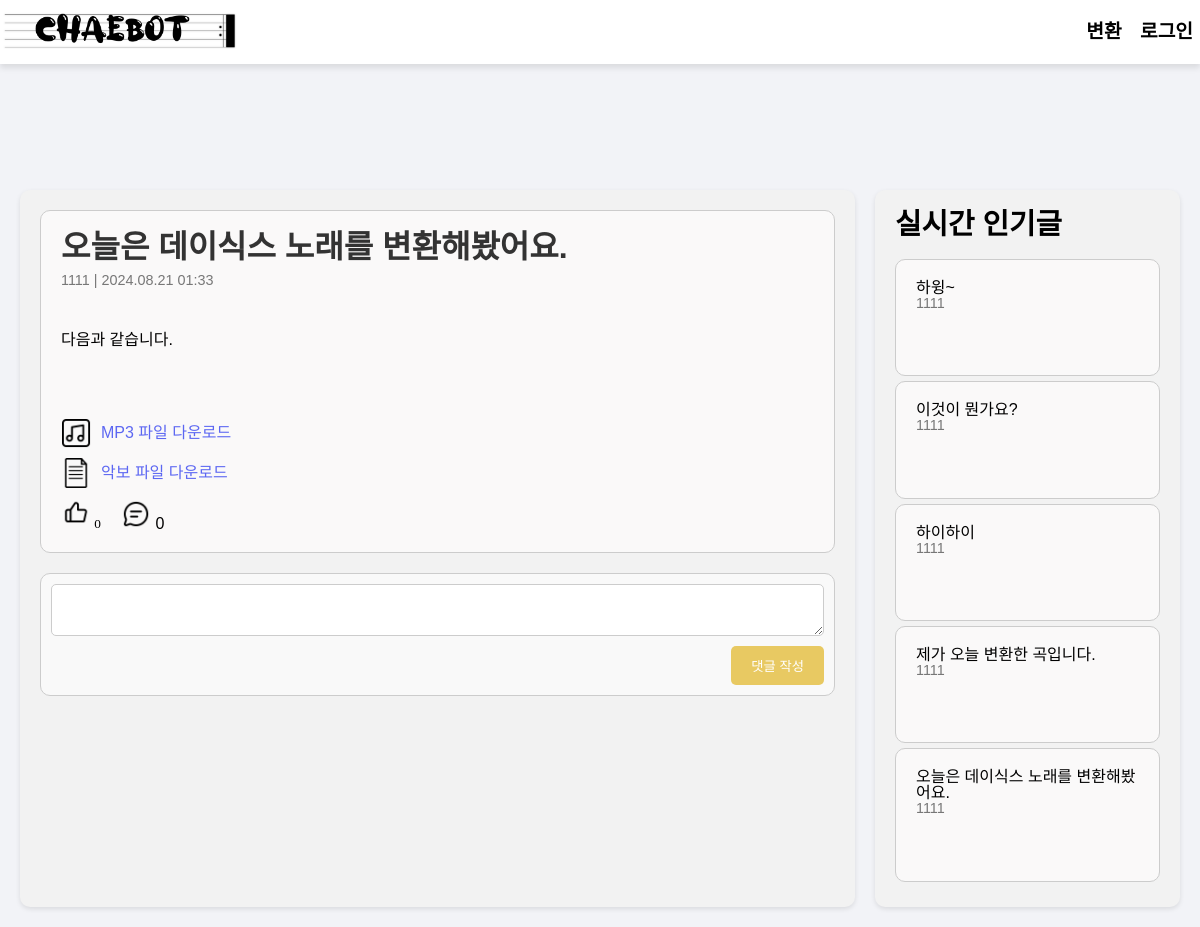
Screenshot of /post/7/ with the database file from the repository.
### myapp/models.py (models this page shows, shortened)
class Post(models.Model):
    author = models.ForeignKey(settings.AUTH_USER_MODEL, on_delete=models.CASCADE)
    title = models.CharField(max_length=200)
    content = models.TextField()
    genre = models.CharField(max_length=100)
    mp3_file = models.FileField(upload_to="mp3s/", blank=True, null=True)
    sheet_file = models.FileField(upload_to="sheets/", blank=True, null=True)
    created_at = models.DateTimeField(auto_now_add=True)
    likes = models.ManyToManyField(
        settings.AUTH_USER_MODEL, related_name="liked_posts", blank=True
    )
    def total_likes(self):
        return self.likes.count()

class CustomUser(AbstractUser):
    user_id = models.CharField(max_length=150, unique=True)
    email = models.EmailField(unique=True)
    age_group = models.CharField(max_length=10, blank=True, null=True)
    gender = models.CharField(max_length=10, blank=True, null=True)
    genres = models.CharField(max_length=255, blank=True, null=True)  # 새로운 필드 추가
    username = models.CharField(max_length=150)
    USERNAME_FIELD = "user_id"
    REQUIRED_FIELDS = ["email"]

### myapp/views.py (the view)
# urls.py: path("post/<int:post_id>/", v.post_detail, name="post_detail"),
def post_detail(request, post_id):
    post = get_object_or_404(Post, id=post_id)
    total_comments = post.comments.count()
    for comment in post.comments.all():
        total_comments += comment.replies.count()
    popular_posts = Post.objects.order_by("-likes")[:5]
    context = {
        "post": post,
        "total_comments": total_comments,
        "popular_posts": popular_posts,
    }
    return render(request, "post_detail.html", context)

### myapp/templates/post_detail.html (shortened to what this page needs)
<!DOCTYPE html>
<html lang="ko">
<head>
    {% load static %}
    <link rel="stylesheet" href="{% static 'css/reset.css' %}">
    <link rel="stylesheet" href="{% static 'css/style.css' %}">
</head>
<body>
    <nav class="navbar">
        <div class="navbar-logo">
            <a href="/"><img src="{% static 'img/logo.png' %}" alt="MP3 to Drum Sheet Converter"></a>
        </div>
        <div class="navbar-menu">
            <a href="{% url 'index' %}" class="active">변환</a>
            {% if user.is_authenticated %}
                <a href="{% url 'chaetting_view' %}" class="active">Chaetting</a>
                <a href="{% url 'logout' %}" class="active">로그아웃</a>
            {% else %}
                <a href="login" class="active" action="{% url 'logout' %}">로그인</a>
            {% endif %}
        </div>
    </nav>
    <main>
        <div class="container">
            <div class="post-detail">
                <div class="post">
                    <h1>{{ post.title }}</h1>
                    <small>{{ post.author.username }} | {{ post.created_at|date:"Y.m.d H:i" }}</small>
                    <p>{{ post.content }}</p>
                    <div class="attachment">
                        {% if post.mp3_file %}
                            <a href="{{ post.mp3_file.url }}" download>
                                <img src="{% static 'img/mp3.png' %}" alt="MP3" class="like-comment-icons"> MP3 파일 다운로드
                            </a>
                        {% endif %}
                        {% if post.sheet_file %}
                            <a href="{{ post.sheet_file.url }}" download>
                                <img src="{% static 'img/note.png' %}" alt="Sheet" class="like-comment-icons"> 악보 파일 다운로드
                            </a>
                        {% endif %}
                    </div>
                    <div class="post-actions">
                        <form method="post" action="{% url 'like_post' post.id %}">
                            <button type="submit" style="background: none; border: none;">
                                {% if user in post.likes.all %}
                                    <img src="{% static 'img/pressed_good.png' %}" alt="Like" class="like-comment-icons">
                                {% else %}
                                    <img src="{% static 'img/bold_like.png' %}" alt="Like" class="like-comment-icons">
                                {% endif %}
                                <span>{{ post.total_likes }}</span>
                            </button>
                        </form>
                        <div>
                            <img src="{% static 'img/comment.png' %}" alt="Comment" class="like-comment-icons">
                            <span>{{ total_comments }}</span>
                        </div>
                    </div>
                </div>
                <form class="comment-form" method="post" action="{% url 'add_comment' post.id %}">
                    <textarea name="content"></textarea>
                    <button type="submit">댓글 작성</button>
                </form>
            </div>
            <div class="sidebar">
                <h3>실시간 인기글</h3>
                {% for popular_post in popular_posts %}
                <div class="post">
                    <h4>{{ popular_post.title }}</h4>
                    <small>{{ popular_post.author.username }}</small>
                </div>
                {% endfor %}
            </div>
        </div>
    </main>
</body>
</html>

### staticfiles/css/style.css (style rules this page uses)
:root { --main--green--color: #048271; --main--gray--color: #e6e6e6; --light--green--color: #9fcbc9; --dark--gray--color: #5b5b5b; }
body { background-color: #f2f3f7; font-family: Pretendard; }
button { font-family: Pretendard; }
main { padding-top: 70px; width: 1200px; margin: 0 auto; }

### myapp/templates/post_detail.html (style rules this page uses)
body { font-family: 'NEXON Lv1 Gothic OTF', Arial, sans-serif; margin-top: 100px; }
.navbar-logo img { max-height: 100px; max-width: 240px; }
.navbar { width: 100%; background-color: rgba(255, 255, 255, 0.98); box-shadow: 0 4px 6px rgba(0, 0, 0, 0.1); display: flex; justify-content: space-between; align-items: center; padding: 10px 0px; position: fixed; top: 0; left: 0; z-index: 2000; height: auto; min-height: 50px; }
.navbar-logo a { text-decoration: none; color: #007BFF; font-size: 1rem; font-weight: bold; }
.navbar-menu a.active { color: #000; font-weight: bold; }
.navbar-menu a { text-decoration: none; color: #666; padding: 5px 7px; font-size: 1.2rem; font-family: 'TheJamsil5Bold', Arial, sans-serif; }
.container { display: flex; justify-content: space-between; padding: 20px; }
.post-detail, .sidebar { background-color: #f2f2f2; padding: 20px; border-radius: 10px; box-shadow: 0 2px 5px rgba(0,0,0,0.1); }
.post-detail { flex: 3; margin-right: 20px; }
.sidebar { flex: 1; }
.post, .comment { background-color: #fffdfda8; border: 1px solid #ccc; padding: 20px; margin-bottom: 5px; border-radius: 10px; }
.post h1 { color: #333; font-size: 2em; font-weight: bold; margin-bottom: 10px; }
.post small { font-size: 0.9em; color: #777; display: block; margin-bottom: 45px; }
.post p { margin-bottom: 70px; }
.like-comment-icons { width: 30px; height: 30px; }
.attachment { margin-top: 20px; }
.attachment a { display: flex; align-items: center; margin-bottom: 10px; color: #5C67F2; text-decoration: none; }
.attachment a img { margin-right: 10px; }
.reply-form, .comment-form { margin-top: 20px; padding: 10px; background-color: #f9f9f9; border: 1px solid #ccc; border-radius: 10px; display: flex; flex-direction: column; align-items: flex-end; }
.reply-form textarea, .comment-form textarea { width: 100%; padding: 10px; border: 1px solid #ccc; border-radius: 5px; margin-bottom: 10px; }
.reply-form button, .comment-form button { padding: 10px 20px; border: none; border-radius: 5px; background-color: #e8c962; color: white; cursor: pointer; font-family: 'NEXON Lv1 Gothic OTF', Arial, sans-serif; }
.post-actions { display: flex; align-items: center; gap: 20px; }
.sidebar h3 { font-size: 1.8em; font-weight: bold; margin-bottom: 20px; }

### rows the page displays
Post: title "오늘은 데이식스 노래를 변환해봤어요.", author.username "1111", created_at "2024.08.21 01:33", content "다음과 같습니다.", total_likes "0"
Post: title "하윙~", author.username "1111"
Post: title "이것이 뭔가요?", author.username "1111"
Post: title "하이하이", author.username "1111"
Post: title "제가 오늘 변환한 곡입니다.", author.username "1111"

### other values shown
{{ total_comments }} "0"
